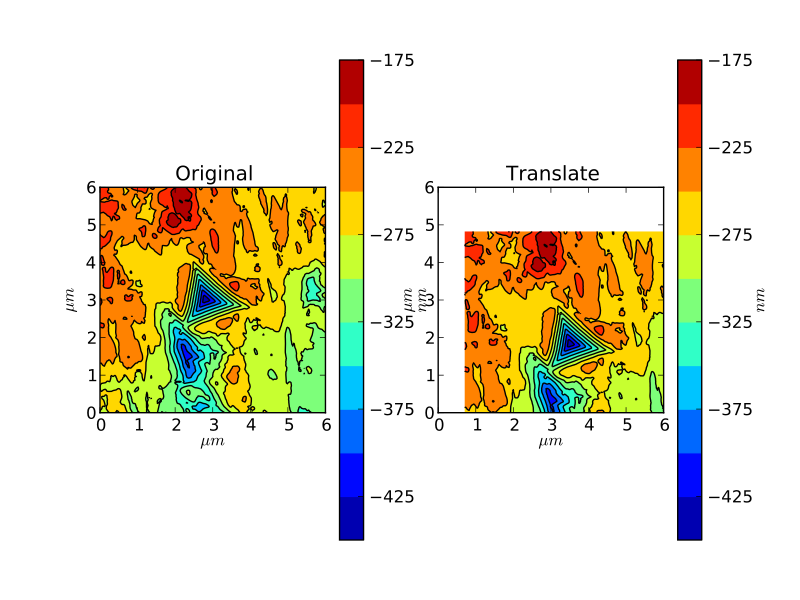

This figure's Python source:
from spym.generic import Spm_image, load_from_gsf
import matplotlib.pyplot as plt
import matplotlib
import numpy as np
matplotlib.rcParams['contour.negative_linestyle'] = 'solid'

#file_name = 'wg_berk-0deg_n2_6um_000_TR.gsf'
file_name = 'BMG8-zr60cu30al10_375c_10mN_6um_000_TR.gsf'
image =load_from_gsf(file_name)
image.change_xy_unit('um')
image.change_z_unit('nm')
X, Y, Z = image.get_xyz()
xlabel, ylabel, zlabel = image.get_labels()
# Translation
image = image.translate(nx = 30, ny = -50)
levels = 10
Xr, Yr, Zr = image.get_xyz()
fig = plt.figure(0)
plt.clf()
ax = fig.add_subplot(121)
ax.set_aspect('equal')
plt.title('Original')
grad = plt.contourf(X,Y,Z, levels)
plt.contour(X,Y,Z, levels, colors = 'black')
cbar = plt.colorbar(grad)
plt.xlabel(xlabel)
plt.ylabel(ylabel)
cbar.set_label(zlabel)
ax = fig.add_subplot(122)
ax.set_aspect('equal')
plt.title('Translate')
grad = plt.contourf(Xr,Yr,Zr, levels)
plt.contour(Xr,Yr,Zr, levels, colors = 'black')
cbar = plt.colorbar(grad)
plt.xlabel(xlabel)
plt.ylabel(ylabel)
cbar.set_label(zlabel)
plt.show()
